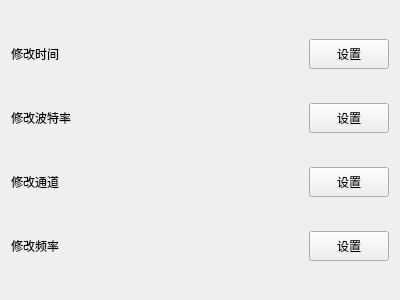
<?xml version="1.0" encoding="UTF-8"?>
<ui version="4.0">
 <class>Setting</class>
 <widget class="QWidget" name="Setting">
  <property name="geometry">
   <rect>
    <x>0</x>
    <y>0</y>
    <width>400</width>
    <height>300</height>
   </rect>
  </property>
  <property name="windowTitle">
   <string>Form</string>
  </property>
  <layout class="QGridLayout" name="gridLayout">
   <item row="0" column="0">
    <widget class="QLabel" name="label">
     <property name="minimumSize">
      <size>
       <width>75</width>
       <height>20</height>
      </size>
     </property>
     <property name="text">
      <string>修改时间</string>
     </property>
    </widget>
   </item>
   <item row="0" column="2">
    <widget class="QPushButton" name="pushButton">
     <property name="minimumSize">
      <size>
       <width>0</width>
       <height>30</height>
      </size>
     </property>
     <property name="text">
      <string>设置</string>
     </property>
    </widget>
   </item>
   <item row="1" column="0">
    <widget class="QLabel" name="label_2">
     <property name="minimumSize">
      <size>
       <width>75</width>
       <height>20</height>
      </size>
     </property>
     <property name="text">
      <string>修改波特率</string>
     </property>
    </widget>
   </item>
   <item row="1" column="2">
    <widget class="QPushButton" name="pushButton_2">
     <property name="minimumSize">
      <size>
       <width>0</width>
       <height>30</height>
      </size>
     </property>
     <property name="text">
      <string>设置</string>
     </property>
    </widget>
   </item>
   <item row="3" column="2">
    <widget class="QPushButton" name="pushButton_4">
     <property name="minimumSize">
      <size>
       <width>0</width>
       <height>30</height>
      </size>
     </property>
     <property name="text">
      <string>设置</string>
     </property>
    </widget>
   </item>
   <item row="2" column="0">
    <widget class="QLabel" name="label_3">
     <property name="minimumSize">
      <size>
       <width>75</width>
       <height>20</height>
      </size>
     </property>
     <property name="text">
      <string>修改通道</string>
     </property>
    </widget>
   </item>
   <item row="2" column="2">
    <widget class="QPushButton" name="pushButton_3">
     <property name="minimumSize">
      <size>
       <width>0</width>
       <height>30</height>
      </size>
     </property>
     <property name="text">
      <string>设置</string>
     </property>
    </widget>
   </item>
   <item row="3" column="0">
    <widget class="QLabel" name="label_4">
     <property name="minimumSize">
      <size>
       <width>75</width>
       <height>20</height>
      </size>
     </property>
     <property name="text">
      <string>修改频率</string>
     </property>
    </widget>
   </item>
   <item row="1" column="1">
    <spacer name="horizontalSpacer">
     <property name="orientation">
      <enum>Qt::Horizontal</enum>
     </property>
     <property name="sizeHint" stdset="0">
      <size>
       <width>40</width>
       <height>20</height>
      </size>
     </property>
    </spacer>
   </item>
  </layout>
 </widget>
 <resources/>
 <connections/>
</ui>
